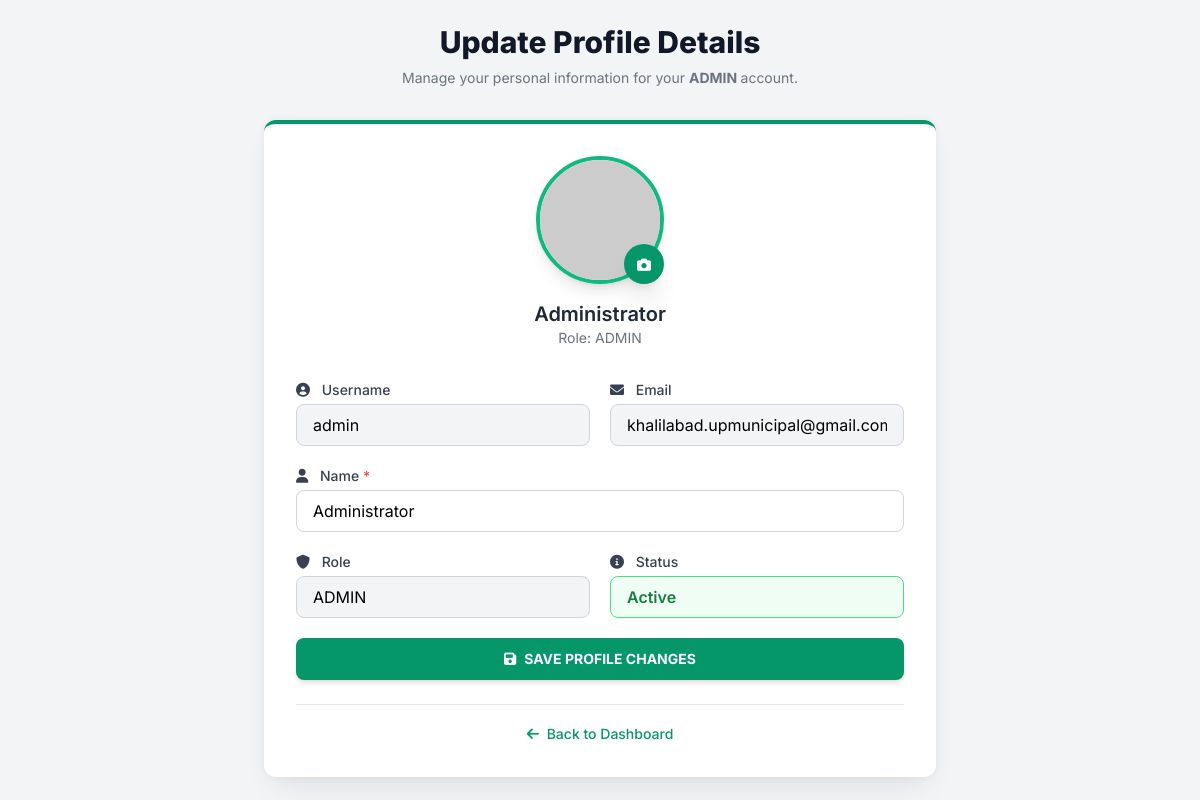
The app's page /admin/update-profile.php (signed in) with its own data.
### tables this page shows
CREATE TABLE `users` (
  `id` int(11) NOT NULL,
  `username` varchar(100) NOT NULL,
  `name` varchar(255) DEFAULT NULL,
  `email` varchar(255) DEFAULT NULL,
  `password` varchar(255) NOT NULL,
  `profile_pic` varchar(255) DEFAULT NULL,
  `role` varchar(50) DEFAULT 'admin',
  `role_id` int(11) DEFAULT NULL,
  `status` enum('active','inactive') NOT NULL DEFAULT 'active',
  `created_at` timestamp NOT NULL DEFAULT current_timestamp()
);

CREATE TABLE `roles` (
  `id` int(11) NOT NULL,
  `role_name` varchar(100) NOT NULL,
  `description` varchar(255) DEFAULT NULL,
  `status` tinyint(1) DEFAULT 1,
  `created_at` timestamp NULL DEFAULT current_timestamp()
);

### admin/update-profile.php (the view, shortened to what this page needs)
<?php
require_once "db.php";
$upload_url = "admin-uploads/";
$user_id =
    (int)$_SESSION['user_id'];
$user_role =
    $_SESSION['role'] ?? 'user';
$error = '';
function fetchProfileData(
    $conn,
    $user_id,
    &$error
) {
    $sql = "
        SELECT
            u.id,
            u.username,
            u.name,
            u.email,
            u.profile_pic,
            u.role_id,
            u.status,
            u.created_at,
            r.role_name
        FROM users u
        LEFT JOIN roles r
            ON u.role_id = r.id
        WHERE u.id = ?
        LIMIT 1
    ";
    $stmt =
        $conn->prepare($sql);
    $stmt->bind_param(
        "i",
        $user_id
    );
    if (!$stmt->execute()) {
        $error =
            "Database Fetch Error: " .
            $stmt->error;
        $stmt->close();
        return null;
    }
    $result =
        $stmt->get_result();
    $data =
        $result->fetch_assoc();
    return $data;
}
$profile_data =
    fetchProfileData(
        $conn,
        $user_id,
        $error
    );
$display_role =
    $profile_data['role_name']
    ?? $user_role
    ?? 'User';
$display_role =
    trim(
        $display_role
    );
$display_role =
    $display_role !== ''
    ? $display_role
    : 'User';
$display_name =
    $profile_data['name']
    ?? 'User';
$display_username =
    $profile_data['username']
    ?? '';
$display_email =
    $profile_data['email']
    ?? '';
$display_status =
    strtolower(
        $profile_data['status']
            ?? 'inactive'
    );
$profile_pic_filename =
    $profile_data['profile_pic']
    ?? '';
if (
    !empty($profile_pic_filename)
) {
    $image_src =
        $upload_url .
        rawurlencode(
            basename(
                $profile_pic_filename
            )
        );
} else {
    $image_src =
        'placeholder.png';
}
$avatar_letter =
    strtoupper(
        mb_substr(
            $display_name,
            0,
            1
        )
    );
$avatar_fallback_text =
    rawurlencode(
        $avatar_letter
    );
if (
    $display_status === 'active'
) {
    $status_label =
        'Active';
    $status_color_class =
        'text-green-700 font-semibold border-green-400 bg-green-50';
} elseif (
    $display_status === 'inactive'
) {
    $status_label =
        'Inactive';
    $status_color_class =
        'text-red-700 font-semibold border-red-400 bg-red-50';
}
$role_key =
    strtolower(
        trim(
            $display_role
        )
    );
if (
    $role_key === 'surveyor'
) {
    $dashboard_link =
        'surveyor-dashboard.php';
} else {
    $dashboard_link =
        'dashboard.php';
}
?>
<!DOCTYPE html>
<html lang="en">
<head>
    <script
        src="https://cdn.tailwindcss.com">
    </script>
    <link
        rel="stylesheet"
        href="https://cdnjs.cloudflare.com/ajax/libs/font-awesome/6.0.0-beta3/css/all.min.css">
</head>
<body
    class="bg-gray-100
           min-h-screen
           flex
           items-center
           justify-center
           p-4">
    <div
        class="w-full
           max-w-2xl">
        <div
            class="text-center
               mb-8">
            <h1
                class="text-3xl
                   font-extrabold
                   text-gray-900
                   mb-2">
                Update Profile Details
            </h1>
            <p
                class="text-sm
                   text-gray-500">
                Manage your personal information for your
                <strong>
                    <?= htmlspecialchars(
                        ucfirst($display_role)
                    ) ?>
                </strong>
                account.
            </p>
        </div>
        <div
            class="bg-white
               p-8
               rounded-xl
               profile-card
               border-t-4
               border-emerald-600">
            <form
                method="POST"
                action="update-profile.php"
                enctype="multipart/form-data"
                class="space-y-5">
                <div
                    class="flex
                       flex-col
                       items-center
                       justify-center
                       mb-8">
                    <div
                        class="relative
                           w-32
                           h-32
                           mb-4">
                        <img
                            src="<?= htmlspecialchars(
                                        $image_src
                                    ) ?>"
                            alt="Profile Picture"
                            class="w-full
                               h-full
                               object-cover
                               rounded-full
                               border-4
                               border-emerald-500
                               shadow-lg"
                            onerror="this.onerror=null;this.src='https://placehold.co/128x128/9CA3AF/FFFFFF?text=<?= $avatar_fallback_text ?>';">
                        <button
                            type="button"
                            onclick="document.getElementById('profile_pic_edit_section').classList.toggle('hidden');"
                            class="absolute
                               bottom-0
                               right-0
                               p-2
                               bg-emerald-600
                               rounded-full
                               text-white
                               shadow-xl
                               hover:bg-emerald-700
                               transition
                               duration-150
                               transform
                               hover:scale-110"
                            title="Change Profile Picture">
                            <i
                                class="fas fa-camera text-sm"
                                style="
                                border-radius:40px;
                                width:24px;
                            "></i>
                        </button>
                    </div>
                    <p
                        class="text-xl
                           font-semibold
                           text-gray-800">
                        <?= htmlspecialchars(
                            $display_name
                        ) ?>
                    </p>
                    <p
                        class="text-sm
                           text-gray-500">
                        Role:
                        <?= htmlspecialchars(
                            ucfirst(
                                $display_role
                            )
                        ) ?>
                    </p>
                </div>
                <div
                    class="grid
                       grid-cols-1
                       md:grid-cols-2
                       gap-5">
                    <div>
                        <label
                            for="username"
                            class="block
                               text-sm
                               font-medium
                               text-gray-700
                               mb-1">
                            <i
                                class="fas fa-user-circle mr-2"></i>
                            Username
                        </label>
                        <input
                            type="text"
                            id="username"
                            value="<?= htmlspecialchars(
                                        $display_username
                                    ) ?>"
                            readonly
                            disabled
                            class="w-full
                               px-4
                               py-2
                               border
                               border-gray-300
                               rounded-lg
                               read-only-field">
                    </div>
                    <div>
                        <label
                            for="email"
                            class="block
                               text-sm
                               font-medium
                               text-gray-700
                               mb-1">
                            <i
                                class="fas fa-envelope mr-2"></i>
                            Email
                        </label>
                        <input
                            type="email"
                            id="email"
                            value="<?= htmlspecialchars(
                                        $display_email
                                    ) ?>"
                            readonly
                            disabled
                            class="w-full
                               px-4
                               py-2
                               border
                               border-gray-300
                               rounded-lg
                               read-only-field">
                    </div>
                    <div
                        class="md:col-span-2">
                        <label
                            for="name"
                            class="block
                               text-sm
                               font-medium
                               text-gray-700
                               mb-1">
                            <i
                                class="fas fa-user mr-2"></i>
                            Name
                            <span
                                class="text-red-500">
                                *
                            </span>
                        </label>
                        <input
                            type="text"
                            name="name"
                            id="name"
                            value="<?= htmlspecialchars(
                                        $display_name
                                    ) ?>"
                            required
                            minlength="2"
                            maxlength="100"
                            class="input-field
                               w-full
                               px-4
                               py-2
                               border
                               border-gray-300
                               rounded-lg"
                            autocomplete="name">
                    </div>
                    <div>
                        <label
                            for="role"
                            class="block
                               text-sm
                               font-medium
                               text-gray-700
                               mb-1">
                            <i
                                class="fas fa-shield-alt mr-2"></i>
                            Role
                        </label>
                        <input
                            type="text"
                            id="role"
                            value="<?= htmlspecialchars(
                                        ucfirst(
                                            $display_role
                                        )
                                    ) ?>"
                            readonly
                            disabled
                            class="w-full
                               px-4
                               py-2
                               border
                               border-gray-300
                               rounded-lg
                               read-only-field">
                    </div>
                    <div>
                        <label
                            for="status"
                            class="block
                               text-sm
                               font-medium
                               text-gray-700
                               mb-1">
                            <i
                                class="fas fa-info-circle mr-2"></i>
                            Status
                        </label>
                        <input
                            type="text"
                            id="status"
                            value="<?= htmlspecialchars(
                                        $status_label
                                    ) ?>"
                            readonly
                            disabled
                            class="w-full
                               px-4
                               py-2
                               border
                               rounded-lg
                               read-only-field
                               <?= htmlspecialchars(
                                    $status_color_class
                                ) ?>">
                    </div>
                </div>
                <button
                    type="submit"
                    class="w-full
                       flex
                       justify-center
                       items-center
                       py-2.5
                       px-4
                       border
                       border-transparent
                       rounded-lg
                       shadow-md
                       text-sm
                       font-bold
                       text-white
                       bg-emerald-600
                       hover:bg-emerald-700
                       focus:outline-none
                       focus:ring-4
                       focus:ring-offset-2
                       focus:ring-emerald-500/50
                       transition
                       duration-200
                       mt-6">
                    <i
                        class="fas fa-save mr-2"></i>
                    SAVE PROFILE CHANGES
                </button>
            </form>
            <div
                class="mt-6
                   text-center
                   border-t
                   pt-4">
                <a
                    href="<?= htmlspecialchars(
                                $dashboard_link
                            ) ?>"
                    class="text-sm
                       text-emerald-600
                       hover:text-emerald-800
                       font-medium
                       transition
                       duration-150">
                    <i
                        class="fas fa-arrow-left mr-1"></i>
                    Back to Dashboard
                </a>
            </div>
        </div>
    </div>
</body>
</html>

### admin/update-profile.php (style rules this page uses)
body { font-family: 'Inter', sans-serif; }
.profile-card { box-shadow: 0 15px 30px -10px rgba(0, 0, 0, 0.10), 0 0 8px rgba(0, 0, 0, 0.05); }
.input-field { transition: all 0.2s; }
.read-only-field { background-color: #f3f4f6; cursor: not-allowed; }

### records on screen
users: role.role_name "ADMIN", name "Administrator", username "admin", email "khalilabad.upmunicipal@gmail.com", status "Active"
